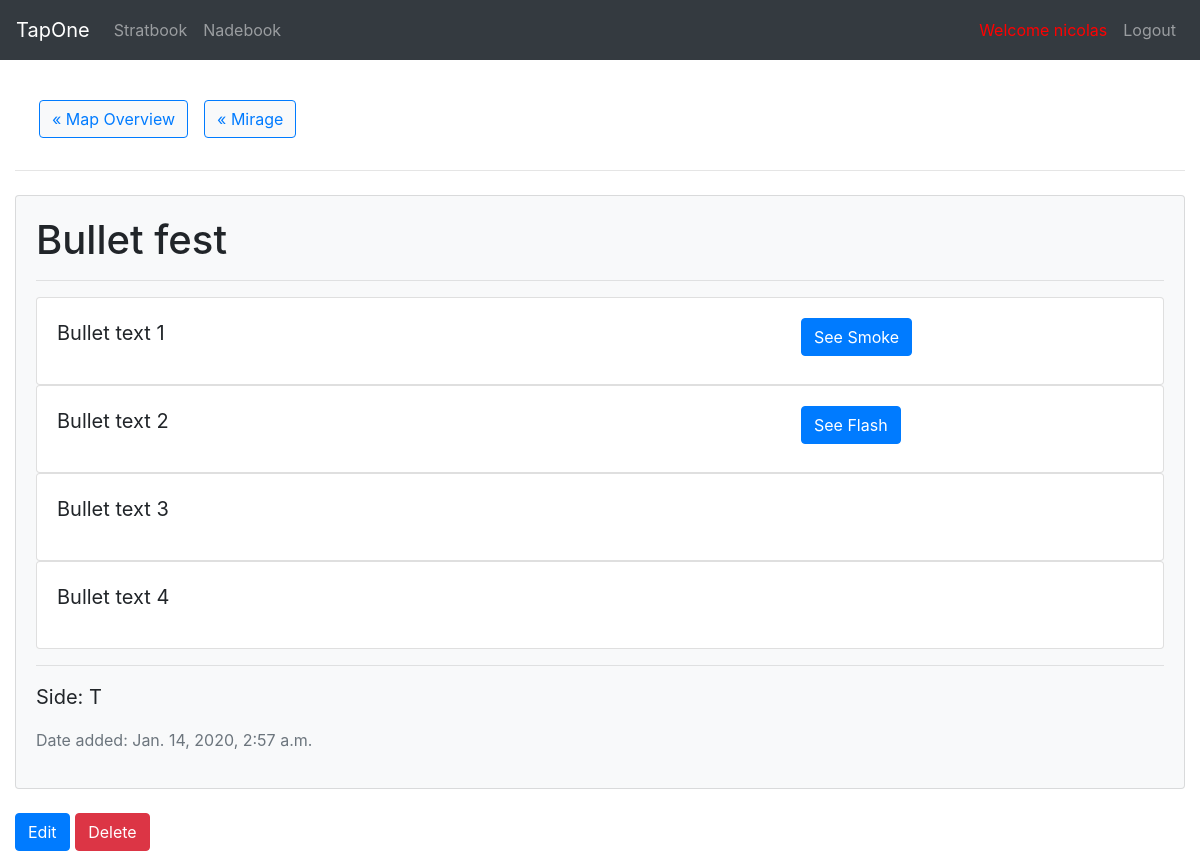
The app's page /stratbook/strat/26/ (signed in) with its own data.
### StratBook/models.py (models this page shows, shortened)
class Strategy(models.Model):
    TEAM_CHOICES = [
        ('T', 'Terrorist'),
        ('CT', 'Counter-Terrorist')
    ]
    map_name = models.ForeignKey(Map, on_delete=models.CASCADE)
    name = models.CharField(max_length=200)
    team = models.CharField(max_length=2, choices=TEAM_CHOICES)
    added_date = models.DateTimeField('date added', default=timezone.now)

class Map(models.Model):
    name = models.CharField(max_length=50)
    active_duty = models.BooleanField(default=True)

class Bullet(models.Model):
    text = models.CharField(max_length=200, blank=True)
    strategy = models.ForeignKey(Strategy, on_delete=models.CASCADE)
    player = models.ForeignKey(get_user_model(),
            on_delete=models.SET_NULL, blank=True, null=True)
    nade = models.ForeignKey(Nade, on_delete=models.SET_NULL, blank=True, null=True)
    def replace_player_text(self):
        return self.text.replace("@Player", self.player.username)

class Nade(models.Model):
    NADE_TYPE_CHOICES = [
        ('S', 'Smoke'),
        ('M', 'Molotov'),
        ('F', 'Flash'),
        ('H', 'HE Grenade')
    ]
    name = models.CharField(max_length=50)
    map_name = models.ForeignKey(Map, on_delete=models.SET_NULL, null=True)
    nade_type = models.CharField(max_length=1, choices=NADE_TYPE_CHOICES)
    description = models.TextField(blank=True)
    img_link = models.URLField(blank=True)
    img = models.ImageField(upload_to=nade_directory_path, blank=True, null=True)
    def type_text(self):
        for (t, name) in self.NADE_TYPE_CHOICES:
            if self.nade_type == t:
                return name

### StratBook/views.py (the view)
# urls.py: path('strat/<int:pk>/', views.StrategyDetailView.as_view(), name="strat"),
@method_decorator(login_required, name='dispatch')
@method_decorator(permission_required('StratBook.view_strategy', raise_exception=True), name ='dispatch')
class StrategyDetailView(generic.DetailView):
    model = Strategy
    template_name = 'StratBook/strat_detail.html'
    context_object_name = 'strat'

### StratBook/templates/StratBook/strat_detail.html (shortened to what this page needs)
{% extends "base.html" %}
{% block content %}
{% include 'StratBook/_mini_nav.html' %}
<hr>
<div class="card bg-light mt-4">
  <div class="card-body">
    <h1 class="card-title">{{strat.name}}</h1>
    <hr>
    <p class="card-text">
      <div class="bullets">
        {% if not strat.bullet_set.all %}
        <p class="text-muted">
          <small>No description available for this strategy</small>
        </p>
        {% else %}
          {% for bullet in strat.bullet_set.all %}
          {% include 'StratBook/_bullet_card.html' %}
          {% endfor %}
        {% endif %}
      </div>
      <hr>
      <p class="team">Side: {{strat.team}}</p>
      <p class="date text-muted">
        <small>Date added: {{strat.added_date}}</small>
      </p>
    </p>
  </div>
</div>
{% if perms.StratBook.edit_strategy %}
    <a class="btn btn-primary mt-4" href={% url 'StratBook:update_strat' strat.id %}>Edit</a>
{% endif %}
{% if perms.StratBook.delete_strategy %}
    <a class="btn btn-danger mt-4" href={% url 'StratBook:delete_strat' strat.id %}>Delete</a>
{% endif %}
{% endblock %}

### templates/navbar.html (shortened to what this page needs)
<nav class="navbar navbar-expand-sm navbar-dark bg-dark">
  <a class="navbar-brand" href={% url 'index' %}>TapOne</a>
  <div class="collapse navbar-collapse" id="navbarsExample04">
    <ul class="navbar-nav mr-auto">
      <li class="nav-item">
        <a class="nav-link" href={% url 'StratBook:index' %}>Stratbook</a>
      </li>
      <li class="nav-item">
              <a class="nav-link" href={% url 'StratBook:nadebook' %}>Nadebook</a>
      </li>
    </ul>
    <ul class="navbar-nav ml-auto">
        {% if user.is_authenticated %}
          <li class="nav-item">
            <div class="welcomer"> Welcome {{user.username}}</div>
          </li>
          <li class="nav-item">
            <a class="nav-link" href={% url 'logout' %}>Logout</a>
          </li>
        {% endif %}
    </ul>
  </div>
</nav>

### StratBook/templates/StratBook/_mini_nav.html (shortened to what this page needs)
<nav class="navbar navbar-expand-sm">
  <ul class="navbar-nav mr-auto">
    <li class="nav-link">
            <a class="btn btn-outline-primary btn-light"
                    href={% url 'StratBook:index' %}>&laquo Map Overview</a>
    </li>
    {% if strat %}
    <li class="nav-link">
      <a class="btn btn-outline-primary btn-light"
              href={% url 'StratBook:map' strat.map_name.id %}>&laquo; {{strat.map_name.name}}
    </li>
    {% endif %}
  </ul>
</nav>

### StratBook/templates/StratBook/_bullet_card.html
<div class="card bg-white">
  <div class="card-body">
    <div class="row">
      <div class="col-8">
        {{bullet.replace_player_text|linebreaks}}
      </div>
      {% if bullet.nade %}
      <div class="col-4">
        <a href={% url 'StratBook:nade' bullet.nade.id %}
        class="btn btn-primary mr-auto"
          target="_blank">See {{ bullet.nade.type_text }}</a>
      </div>
      {% endif %}
    </div>
  </div>
</div>

### static/css/style.css (style rules this page uses)
nav.bg-dark { padding-top: 10px; padding-bottom: 10px; }
.welcomer { padding: 8px; font-size: 1rem; color: red; }

### records on screen
Strategy: map_name.name "Mirage", name "Bullet fest", team "T", added_date "Jan. 14, 2020, 2:57 a.m."
Bullet: replace_player_text "Bullet text 1", nade.type_text "Smoke"
Bullet: replace_player_text "Bullet text 2", nade.type_text "Flash"
Bullet: replace_player_text "Bullet text 3"
Bullet: replace_player_text "Bullet text 4"

### other values on screen
{{ user.username }} "nicolas"
